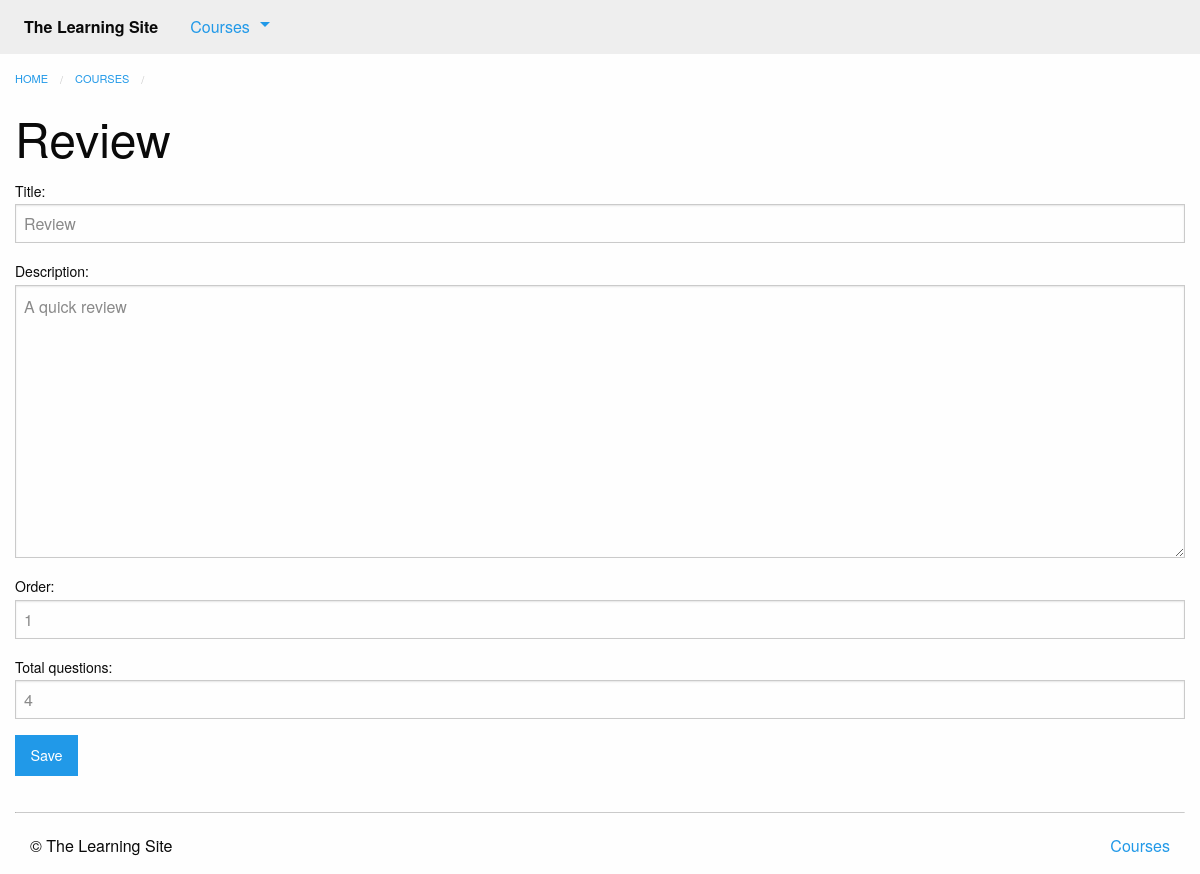
The app's page /courses/1/edit_quiz/1/ (signed in) with its own data.
### courses/models.py (models this page shows, shortened)
class Step(models.Model):
    title = models.CharField(max_length=255)
    description = models.TextField()
    order = models.IntegerField(default=0)
    course = models.ForeignKey(Course)
    class Meta:
        abstract = True
        ordering = ['order',]

class Quiz(Step):
    total_questions = models.IntegerField(default=4)
    class Meta:
        verbose_name_plural = "Quizzes"

### courses/views.py (the view)
# urls.py: url(r'(?P<course_pk>\d+)/edit_quiz/(?P<quiz_pk>\d+)/$', views.quiz_edit,
@login_required
def quiz_edit(request, course_pk, quiz_pk):
    quiz = get_object_or_404(models.Quiz, pk=quiz_pk, course_id=course_pk)
    form = forms.QuizForm(instance=quiz)
    if request.method == 'POST':
        form = forms.QuizForm(instance=quiz, data=request.POST)
        if form.is_valid():
            form.save()
            messages.success(request, "Updated {}".format(form.cleaned_data['title']))
            return HttpResponseRedirect(quiz.get_absolute_url())
    return render(request, 'courses/quiz_form.html', {'form': form, 'course':quiz.course})

### courses/forms.py
class QuizForm(forms.ModelForm):
    class Meta:
        model = models.Quiz
        fields = [
            'title',
            'description',
            'order',
            'total_questions',
        ]

### courses/templatetags/course_extras.py (called while the page is built)
@register.inclusion_tag('courses/course_nav.html')
def nav_courses_list():
    courses = Course.objects.all()[:5]
    return {'courses': courses}

### courses/templates/courses/quiz_form.html (shortened to what this page needs)
{% extends "courses/layout.html" %}
{% block content %}
<div class='row columns'>
    {{ block.super }}
    <h1>{{ form.instance.title|default:"Make a new quiz!" }}</h1>
    <form method="POST" action="">
        {{ form.as_p }}
        <input type="submit" class="button" value="Save">
    </form>
</div>
{% endblock %}

### records on screen
Quiz: instance "Review", title "Review", description "A quick review", order "1", total_questions "4"
